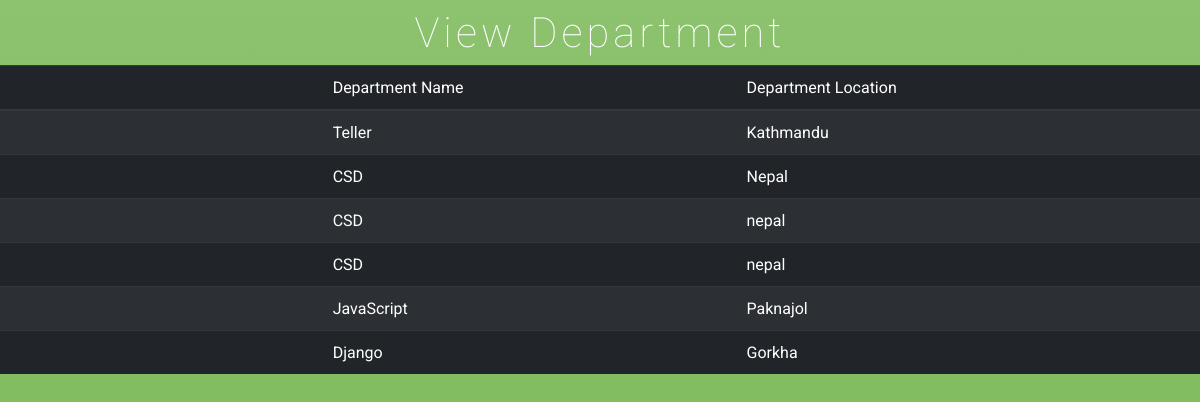
/readDepart/ (signed in), run on the app's committed database.
### EmployeeApp/models.py (models this page shows, shortened)
class Department(models.Model):
  name = models.CharField(max_length=100,null=False)
  location = models.CharField(max_length=100)

### EmployeeApp/views.py (the view)
# urls.py: path("readDepart/", views.readDepartment,name='viewDepartment'),
@login_required
def readDepartment(request):
  read = Department.objects.all()
  context ={'read':read}
  return render(request,'EmployeeApp/readDepart.html',context)

### EmployeeApp/templates/EmployeeApp/readDepart.html
{% extends 'main.html' %} {% block content %}
<h1 class="m-2">View Department</h1>
<table class="table table-striped table-dark">
	<thead>
		<tr>
			<th></th>
			<th></th>
			<th></th>
			<th></th>
			<th></th>
			<th scope="col">Department Name</th>
			<th scope="col">Department Location</th>
		</tr>
	</thead>
	<tbody>
		{% for i in read %}
		<tr>
			<td></td>
			<td></td>
			<td></td>
			<td></td>
			<td></td>
			<td>{{i.name}}</td>
			<td>{{i.location}}</td>
		</tr>
		{% endfor %}
	</tbody>
</table>
{% endblock content %}

### static/css/log.css (style rules this page uses)
body { background: #76b852; background: rgb(141, 194, 111); background: linear-gradient( 90deg, rgba(141, 194, 111, 1) 0%, rgba(118, 184, 82, 1) 50% ); font-family: 'Roboto', sans-serif; -webkit-font-smoothing: antialiased; -moz-osx-font-smoothing: grayscale; }

### static/css/reg.css (style rules this page uses)
html, body, div, span, applet, object, iframe, h1, h2, h3, h4, h5, h6, p, blockquote, pre, a, abbr, acronym, address, big, cite, code, del, dfn, em, img, ins, kbd, q, s, samp, small, strike, strong, sub, sup, tt, var, b, u, i, dl, dt, dd, ol, nav ul, nav li, fieldset, form, label, legend, table, caption, tbody, tfoot, thead, tr, th, td, article, aside, canvas, details, embed, figure, figcaption, footer, header, hgroup, menu, nav, output, ruby, section, summary, time, mark, audio, video { margin: 0; padding: 0; border: 0; font-size: 100%; font: inherit; vertical-align: baseline; }
table { border-collapse: collapse; border-spacing: 0; }
body { background: #76b852; background: -webkit-linear-gradient(to top, #76b852, #8dc26f); background: -moz-linear-gradient(to top, #76b852, #8dc26f); background: -o-linear-gradient(to top, #76b852, #8dc26f); background: linear-gradient(to top, #76b852, #8dc26f); background-size: cover; background-attachment: fixed; font-family: 'Roboto', sans-serif; }
h1 { font-size: 3em; text-align: center; color: #fff; font-weight: 100; text-transform: capitalize; letter-spacing: 4px; font-family: 'Roboto', sans-serif; }
@media (max-width: 1366px) { h1 { font-size: 2.6em; } }

### data on the page
Department: name "Teller", location "Kathmandu"
Department: name "CSD", location "Nepal"
Department: name "CSD", location "nepal"
Department: name "CSD", location "nepal"
Department: name "JavaScript", location "Paknajol"
Department: name "Django", location "Gorkha"
